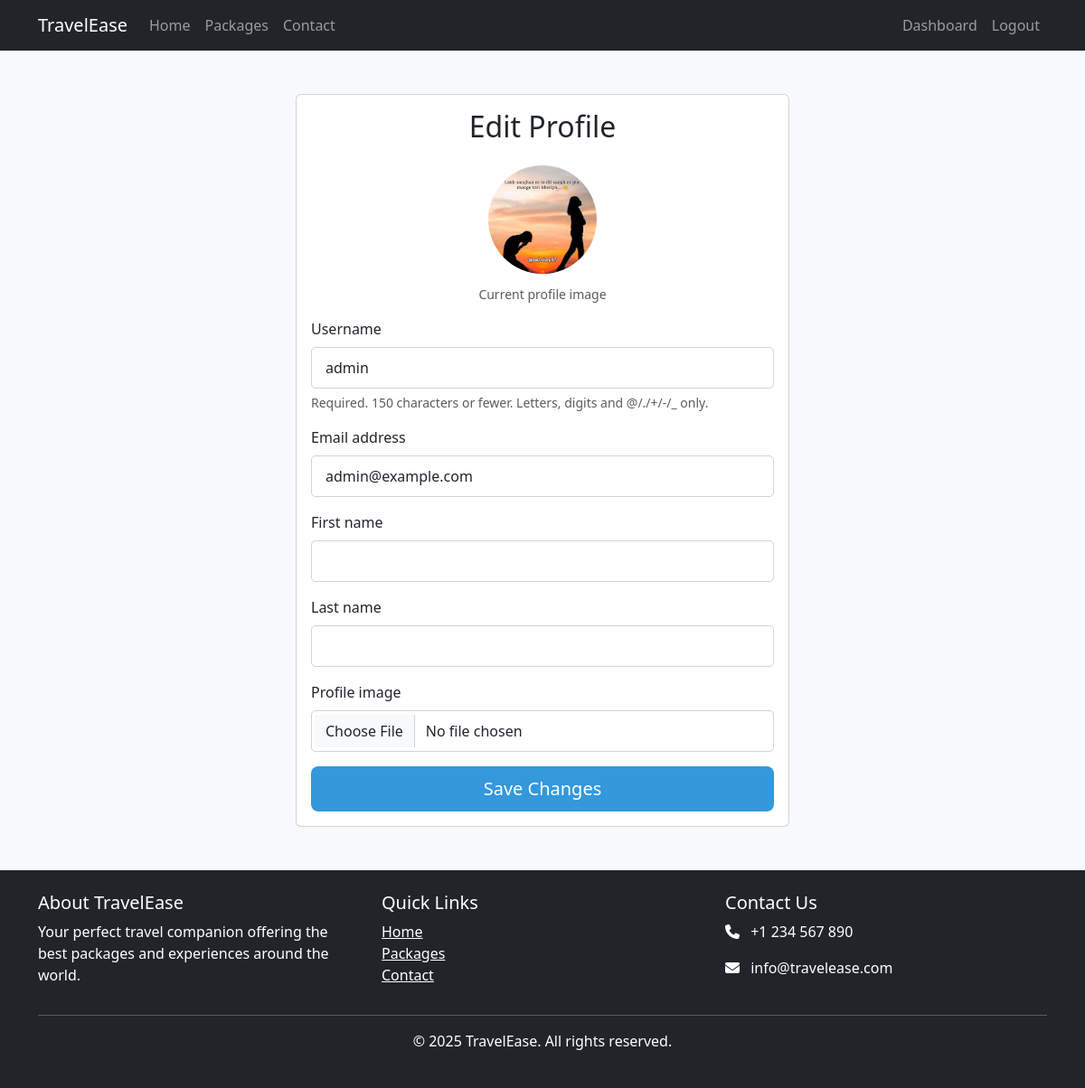
Screenshot of /profile/edit/ (signed in) with the database file from the repository.
### myapp/models.py (models this page shows)
class User(AbstractUser):
    profile_image = models.ImageField(upload_to='profile_images/', blank=True, null=True)

### myapp/views.py (the view)
# urls.py: path('profile/edit/', views.edit_profile_view, name='edit_profile'),
@login_required
def edit_profile_view(request):
    if request.method == 'POST':
        form = EditProfileForm(request.POST, request.FILES, instance=request.user)
        if form.is_valid():
            user = form.save(commit=False)
            if 'profile_image' in request.FILES:
                user.profile_image = request.FILES['profile_image']
            user.save()
            update_session_auth_hash(request, user)
            messages.success(request, 'Profile updated successfully!')
            return redirect('dashboard')
    else:
        form = EditProfileForm(instance=request.user)
    return render(request, 'myapp/edit_profile.html', {'form': form})

### myapp/forms.py
class EditProfileForm(forms.ModelForm):
    class Meta:
        model = get_user_model()
        fields = ['username', 'email', 'first_name', 'last_name', 'profile_image']
        widgets = {
            'username': forms.TextInput(attrs={'class': 'form-control'}),
            'email': forms.EmailInput(attrs={'class': 'form-control'}),
            'first_name': forms.TextInput(attrs={'class': 'form-control'}),
            'last_name': forms.TextInput(attrs={'class': 'form-control'}),
            'profile_image': forms.FileInput(attrs={'class': 'form-control'}),
        }

### myapp/templates/myapp/edit_profile.html (shortened to what this page needs)
{% extends 'myapp/base.html' %}
{% block content %}
<div class="container py-5">
    <div class="row justify-content-center">
        <div class="col-md-6">
            <div class="card">
                <div class="card-body">
                    <h2 class="mb-4 text-center">Edit Profile</h2>
                    <form method="post" enctype="multipart/form-data">
                        {% if user.profile_image %}
                            <div class="mb-3 text-center">
                                <img src="{{ user.profile_image.url }}" alt="Profile Image" class="rounded-circle mb-2" width="120" height="120" style="object-fit:cover;">
                                <div class="form-text">Current profile image</div>
                            </div>
                        {% endif %}
                        {% for field in form %}
                            <div class="mb-3">
                                <label for="{{ field.id_for_label }}" class="form-label">{{ field.label }}</label>
                                {{ field }}
                                {% if field.help_text %}
                                    <div class="form-text">{{ field.help_text }}</div>
                                {% endif %}
                            </div>
                        {% endfor %}
                        <div class="d-grid gap-2">
                            <button type="submit" class="btn btn-primary btn-lg">Save Changes</button>
                        </div>
                    </form>
                </div>
            </div>
        </div>
    </div>
</div>
{% endblock %}

### myapp/static/css/style.css (style rules this page uses)
:root { --primary-color: #3498db; --secondary-color: #2ecc71; --dark-color: #2c3e50; --light-color: #ecf0f1; }
body { font-family: 'Segoe UI', Tahoma, Geneva, Verdana, sans-serif; background-color: #f8f9fa; color: #333; }
.btn-primary { background-color: var(--primary-color); border: none; padding: 10px 20px; }
.form-control { border-radius: 5px; padding: 10px 15px; border: 1px solid #ced4da; transition: border-color 0.15s ease-in-out, box-shadow 0.15s ease-in-out; }
.form-label { font-weight: 500; margin-bottom: 8px; }
.form-control { border-radius: 5px; padding: 10px 15px; border: 1px solid #ced4da; margin-bottom: 5px; }

### rows the page displays
User: profile_image (picture), form "admin" "admin@example.com"

### other values shown
{{ field.label }} "Username" "Email address" "First name" "Last name" "Profile image"
{{ field.help_text }} "Required. 150 characters or fewer. Letters, digits and @/./+/-/_ only."
